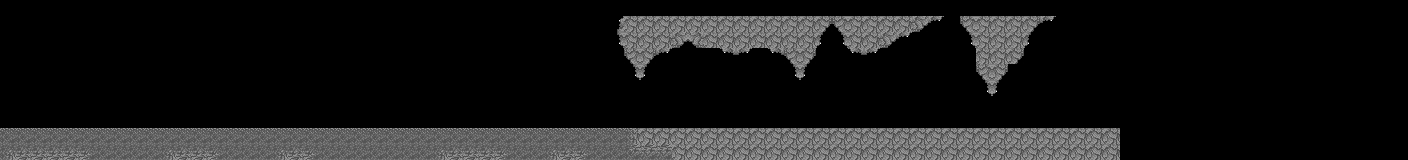

A 2D game scene composited from a Tiled map and its tileset images. What follows is a short description and the map's XML, with every tile layer's data as written:
An orthogonal 88x10 tile map with 16x16 px tiles, 3 tile layers (Ground, Grass, Stone).

<map version="1.10" tiledversion="1.10.2" orientation="orthogonal" renderorder="right-down" width="88" height="10" tilewidth="16" tileheight="16" infinite="0" nextlayerid="6" nextobjectid="1">
 <tileset firstgid="1" source="World1.tsx" />
 <layer id="1" name="Ground" width="88" height="10">
  <data encoding="csv">
0,0,0,0,0,0,0,0,0,0,0,0,0,0,0,0,0,0,0,0,0,0,0,0,0,0,0,0,0,0,0,0,0,0,0,0,0,0,0,0,0,0,0,0,0,0,0,0,0,0,0,0,0,0,0,0,0,0,0,0,0,0,0,0,0,0,0,0,0,0,0,0,0,0,0,0,0,0,0,0,0,0,0,0,0,0,0,0,
0,0,0,0,0,0,0,0,0,0,0,0,0,0,0,0,0,0,0,0,0,0,0,0,0,0,0,0,0,0,0,0,0,0,0,0,0,0,0,0,0,0,0,0,0,0,0,0,0,0,0,0,0,0,0,0,0,0,0,0,0,0,0,0,0,0,0,0,0,0,0,0,0,0,0,0,0,0,0,0,0,0,0,0,0,0,0,0,
0,0,0,0,0,0,0,0,0,0,0,0,0,0,0,0,0,0,0,0,0,0,0,0,0,0,0,0,0,0,0,0,0,0,0,0,0,0,0,0,0,0,0,0,0,0,0,0,0,0,0,0,0,0,0,0,0,0,0,0,0,0,0,0,0,0,0,0,0,0,0,0,0,0,0,0,0,0,0,0,0,0,0,0,0,0,0,0,
0,0,0,0,0,0,0,0,0,0,0,0,0,0,0,0,0,0,0,0,0,0,0,0,0,0,0,0,0,0,0,0,0,0,0,0,0,0,0,0,0,0,0,0,0,0,0,0,0,0,0,0,0,0,0,0,0,0,0,0,0,0,0,0,0,0,0,0,0,0,0,0,0,0,0,0,0,0,0,0,0,0,0,0,0,0,0,0,
0,0,0,0,0,0,0,0,0,0,0,0,0,0,0,0,0,0,0,0,0,0,0,0,0,0,0,0,0,0,0,0,0,0,0,0,0,0,0,0,0,0,0,0,0,0,0,0,0,0,0,0,0,0,0,0,0,0,0,0,0,0,0,0,0,0,0,0,0,0,0,0,0,0,0,0,0,0,0,0,0,0,0,0,0,0,0,0,
0,0,0,0,0,0,0,0,0,0,0,0,0,0,0,0,0,0,0,0,0,0,0,0,0,0,0,0,0,0,0,0,0,0,0,0,0,0,0,0,0,0,0,0,0,0,0,0,0,0,0,0,0,0,0,0,0,0,0,0,0,0,0,0,0,0,0,0,0,0,0,0,0,0,0,0,0,0,0,0,0,0,0,0,0,0,0,0,
0,0,0,0,0,0,0,0,0,0,0,0,0,0,0,0,0,0,0,0,0,0,0,0,0,0,0,0,0,0,0,0,0,0,0,0,0,0,0,0,0,0,0,0,0,0,0,0,0,0,0,0,0,0,0,0,0,0,0,0,0,0,0,0,0,0,0,0,0,0,0,0,0,0,0,0,0,0,0,0,0,0,0,0,0,0,0,0,
0,0,0,0,0,0,0,0,0,0,0,0,0,0,0,0,0,0,0,0,0,0,0,0,0,0,0,0,0,0,0,0,0,0,0,0,0,0,0,0,0,0,0,0,0,0,0,0,0,0,0,0,0,0,0,0,0,0,0,0,0,0,0,0,0,0,0,0,0,0,0,0,0,0,0,0,0,0,0,0,0,0,0,0,0,0,0,0,
4,4,4,4,4,4,4,4,4,4,4,4,4,4,4,4,4,4,4,4,4,4,4,4,4,4,4,4,4,4,4,4,4,4,4,4,4,4,4,4,0,0,0,0,0,0,0,0,0,0,0,0,0,0,0,0,0,0,0,0,0,0,0,0,0,0,0,0,0,0,0,0,0,0,0,0,0,0,0,0,0,0,0,0,0,0,0,0,
4,4,4,4,4,4,4,4,4,4,4,4,4,4,4,4,4,4,4,4,4,4,4,4,4,4,4,4,4,4,4,4,4,4,4,4,4,4,4,4,4,4,0,0,0,0,0,0,0,0,0,0,0,0,0,0,0,0,0,0,0,0,0,0,0,0,0,0,0,0,0,0,0,0,0,0,0,0,0,0,0,0,0,0,0,0,0,0
</data>
 </layer>
 <layer id="2" name="Grass" width="88" height="10">
  <data encoding="csv">
0,0,0,0,0,0,0,0,0,0,0,0,0,0,0,0,0,0,0,0,0,0,0,0,0,0,0,0,0,0,0,0,0,0,0,0,0,0,0,0,0,0,0,0,0,0,0,0,0,0,0,0,0,0,0,0,0,0,0,0,0,0,0,0,0,0,0,0,0,0,0,0,0,0,0,0,0,0,0,0,0,0,0,0,0,0,0,0,
0,0,0,0,0,0,0,0,0,0,0,0,0,0,0,0,0,0,0,0,0,0,0,0,0,0,0,0,0,0,0,0,0,0,0,0,0,0,0,0,0,0,0,0,0,0,0,0,0,0,0,0,0,0,0,0,0,0,0,0,0,0,0,0,0,0,0,0,0,0,0,0,0,0,0,0,0,0,0,0,0,0,0,0,0,0,0,0,
0,0,0,0,0,0,0,0,0,0,0,0,0,0,0,0,0,0,0,0,0,0,0,0,0,0,0,0,0,0,0,0,0,0,0,0,0,0,0,0,0,0,0,0,0,0,0,0,0,0,0,0,0,0,0,0,0,0,0,0,0,0,0,0,0,0,0,0,0,0,0,0,0,0,0,0,0,0,0,0,0,0,0,0,0,0,0,0,
0,0,0,0,0,0,0,0,0,0,0,0,0,0,0,0,0,0,0,0,0,0,0,0,0,0,0,0,0,0,0,0,0,0,0,0,0,0,0,0,0,0,0,0,0,0,0,0,0,0,0,0,0,0,0,0,0,0,0,0,0,0,0,0,0,0,0,0,0,0,0,0,0,0,0,0,0,0,0,0,0,0,0,0,0,0,0,0,
0,0,0,0,0,0,0,0,0,0,0,0,0,0,0,0,0,0,0,0,0,0,0,0,0,0,0,0,0,0,0,0,0,0,0,0,0,0,0,0,0,0,0,0,0,0,0,0,0,0,0,0,0,0,0,0,0,0,0,0,0,0,0,0,0,0,0,0,0,0,0,0,0,0,0,0,0,0,0,0,0,0,0,0,0,0,0,0,
0,0,0,0,0,0,0,0,0,0,0,0,0,0,0,0,0,0,0,0,0,0,0,0,0,0,0,0,0,0,0,0,0,0,0,0,0,0,0,0,0,0,0,0,0,0,0,0,0,0,0,0,0,0,0,0,0,0,0,0,0,0,0,0,0,0,0,0,0,0,0,0,0,0,0,0,0,0,0,0,0,0,0,0,0,0,0,0,
0,0,0,0,0,0,0,0,0,0,0,0,0,0,0,0,0,0,0,0,0,0,0,0,0,0,0,0,0,0,0,0,0,0,0,0,0,0,0,0,0,0,0,0,0,0,0,0,0,0,0,0,0,0,0,0,0,0,0,0,0,0,0,0,0,0,0,0,0,0,0,0,0,0,0,0,0,0,0,0,0,0,0,0,0,0,0,0,
0,0,0,0,0,0,0,0,0,0,0,0,0,0,0,0,0,0,0,0,0,0,0,0,0,0,0,0,0,0,0,0,0,0,0,0,0,0,0,0,0,0,0,0,0,0,0,0,0,0,0,0,0,0,0,0,0,0,0,0,0,0,0,0,0,0,0,0,0,0,0,0,0,0,0,0,0,0,0,0,0,0,0,0,0,0,0,0,
3,3,3,3,3,3,3,3,3,3,3,3,3,3,3,3,3,3,3,3,3,3,3,3,3,3,3,3,3,3,3,3,3,3,3,3,3,3,3,3,0,0,0,0,0,0,0,0,0,0,0,0,0,0,0,0,0,0,0,0,0,0,0,0,0,0,0,0,0,0,0,0,0,0,0,0,0,0,0,0,0,0,0,0,0,0,0,0,
0,0,0,0,0,0,0,0,0,0,0,0,0,0,0,0,0,0,0,0,0,0,0,0,0,0,0,0,0,0,0,0,0,0,0,0,0,0,0,0,0,0,0,0,0,0,0,0,0,0,0,0,0,0,0,0,0,0,0,0,0,0,0,0,0,0,0,0,0,0,0,0,0,0,0,0,0,0,0,0,0,0,0,0,0,0,0,0
</data>
 </layer>
 <layer id="5" name="Stone" width="88" height="10">
  <data encoding="csv">
0,0,0,0,0,0,0,0,0,0,0,0,0,0,0,0,0,0,0,0,0,0,0,0,0,0,0,0,0,0,0,0,0,0,0,0,0,0,0,0,0,0,0,0,0,0,0,0,0,0,0,0,0,0,0,0,0,0,0,0,0,0,0,0,0,0,0,0,0,0,0,0,0,0,0,0,0,0,0,0,0,0,0,0,0,0,0,0,
0,0,0,0,0,0,0,0,0,0,0,0,0,0,0,0,0,0,0,0,0,0,0,0,0,0,0,0,0,0,0,0,0,0,0,0,0,0,1073741833,6,6,6,6,6,6,6,6,6,6,6,6,2147483653,5,6,6,6,6,1610612741,1610612745,0,5,6,6,6,2147483653,1610612745,0,0,0,0,0,0,0,0,0,0,0,0,0,0,0,0,0,0,0,0,0,0,
0,0,0,0,0,0,0,0,0,0,0,0,0,0,0,0,0,0,0,0,0,0,0,0,0,0,0,0,0,0,0,0,0,0,0,0,0,0,9,6,6,6,1610612741,3758096389,6,6,6,6,6,6,6,2147483657,9,6,6,1610612741,1610612745,0,0,0,9,6,6,6,2147483657,0,0,0,0,0,0,0,0,0,0,0,0,0,0,0,0,0,0,0,0,0,0,0,
0,0,0,0,0,0,0,0,0,0,0,0,0,0,0,0,0,0,0,0,0,0,0,0,0,0,0,0,0,0,0,0,0,0,0,0,0,0,0,5,2147483653,1610612745,0,0,0,3758096393,1610612745,0,3758096393,5,2147483653,0,0,3758096393,1610612745,0,0,0,0,0,0,6,6,2147483653,0,0,0,0,0,0,0,0,0,0,0,0,0,0,0,0,0,0,0,0,0,0,0,0,
0,0,0,0,0,0,0,0,0,0,0,0,0,0,0,0,0,0,0,0,0,0,0,0,0,0,0,0,0,0,0,0,0,0,0,0,0,0,0,9,2147483657,0,0,0,0,0,0,0,0,9,2147483657,0,0,0,0,0,0,0,0,0,0,5,2147483653,0,0,0,0,0,0,0,0,0,0,0,0,0,0,0,0,0,0,0,0,0,0,0,0,0,
0,0,0,0,0,0,0,0,0,0,0,0,0,0,0,0,0,0,0,0,0,0,0,0,0,0,0,0,0,0,0,0,0,0,0,0,0,0,0,0,0,0,0,0,0,0,0,0,0,0,0,0,0,0,0,0,0,0,0,0,0,9,2147483657,0,0,0,0,0,0,0,0,0,0,0,0,0,0,0,0,0,0,0,0,0,0,0,0,0,
0,0,0,0,0,0,0,0,0,0,0,0,0,0,0,0,0,0,0,0,0,0,0,0,0,0,0,0,0,0,0,0,0,0,0,0,0,0,0,0,0,0,0,0,0,0,0,0,0,0,0,0,0,0,0,0,0,0,0,0,0,0,0,0,0,0,0,0,0,0,0,0,0,0,0,0,0,0,0,0,0,0,0,0,0,0,0,0,
0,0,0,0,0,0,0,0,0,0,0,0,0,0,0,0,0,0,0,0,0,0,0,0,0,0,0,0,0,0,0,0,0,0,0,0,0,0,0,0,0,0,0,0,0,0,0,0,0,0,0,0,0,0,0,0,0,0,0,0,0,0,0,0,0,0,0,0,0,0,0,0,0,0,0,0,0,0,0,0,0,0,0,0,0,0,0,0,
0,0,0,0,0,0,0,0,0,0,0,0,0,0,0,0,0,0,0,0,0,0,0,0,0,0,0,0,0,0,0,0,0,0,0,0,0,0,0,1610612744,6,6,6,6,6,6,6,6,6,6,6,6,6,6,6,6,6,6,6,6,6,6,6,6,6,6,6,6,6,6,0,0,0,0,0,0,0,0,0,0,0,0,0,0,0,0,0,0,
7,8,8,8,8,2684354567,0,0,0,0,7,8,8,2684354567,0,0,0,7,8,2684354567,0,0,0,0,0,0,0,7,8,8,8,2684354567,0,0,7,8,2684354567,0,0,1610612743,3221225480,3221225480,6,6,6,6,6,6,6,6,6,6,6,6,6,6,6,6,6,6,6,6,6,6,6,6,6,6,6,6,0,0,0,0,0,0,0,0,0,0,0,0,0,0,0,0,0,0
</data>
 </layer>
</map>